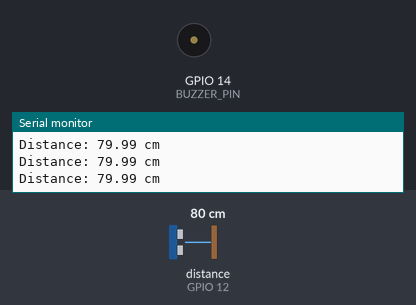
Recording of a sketch running on a simulated ESP32. Parts: buzzer (waves = sounding, pin HIGH), the last lines printed to the serial monitor. Wiring (inferred from the names in the program): ultrasonic range finder: trigger GPIO 13; echo GPIO 12. The inputs (shaded band) are chosen by the test bench; at power-on: distance to the obstacle (sensor on GPIO 12) 80 cm. The echo pulse lasts 58.3 µs per cm; WiFi joins after 1.5 s; servers stay silent unless stated; uploads are accepted with an empty reply; pins used as bus, display or sensor lines are not drawn.

Above: at 3.0 s.
3.1 s: distance to the obstacle (sensor on GPIO 12) set to 17 cm
4.6 s: distance to the obstacle (sensor on GPIO 12) set to 13 cm
At 5.8 s:
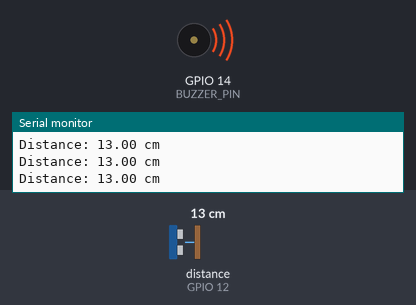
6.1 s: distance to the obstacle (sensor on GPIO 12) set to 18 cm
At 7.4 s:
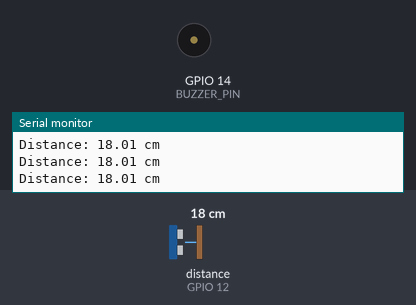
7.7 s: distance to the obstacle (sensor on GPIO 12) set to 2 cm
At 9.2 s:
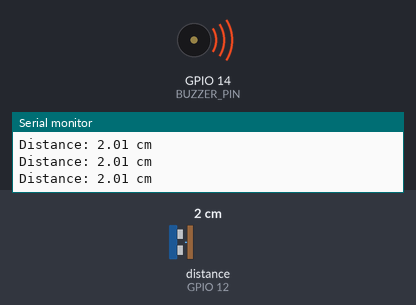
Timing chart, 0 to 10.3 s (numbered marks = the images above; inputs shaded):
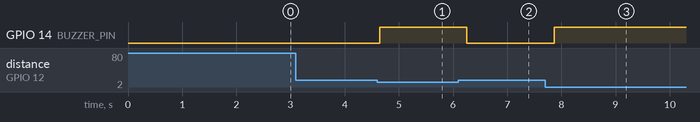

Measured:
- the behaviour switches between 15 and 14 cm on distance to the obstacle (sensor on GPIO 12) (found by bisection; images 0 and 1)
- after the input at 4.6 s, GPIO 14 (BUZZER_PIN): LOW → HIGH after 0.05 s
- after the input at 6.1 s, GPIO 14 (BUZZER_PIN): HIGH → LOW after 0.16 s
- after the input at 7.7 s, GPIO 14 (BUZZER_PIN): LOW → HIGH after 0.17 s

The sketch:

utrasonik-buzzer-database.ino
```cpp
#include <WiFi.h>
#include <HTTPClient.h>
#include <math.h>   // untuk fabsf

#define TRIG_PIN     13
#define ECHO_PIN     12   // WAJIB lewat divider 2k:1k atau level shifter
#define BUZZER_PIN   14

// WiFi
const char* ssid     = "PUSDATIN";
const char* password = "@Mahardika+";

// API Flask
const char* serverUrl = "http://192.168.100.174:5000/ultrasonic/insert";

// Fisika & aturan kirim
const float SPEED_OF_SOUND_CM_PER_US = 0.0343f / 2.0f;  // cm/us (pulang-pergi)
const float THRESHOLD_CM = 15.0f;

const float  DELTA_CM          = 1.0f;     // kirim bila berubah ≥ 1 cm
const unsigned long sendCooldownMs = 2000; // anti-spam (2 s)

// State kirim
unsigned long lastSentMs       = 0;
bool          lastAlarm        = false;
float         lastSentDistance = -1000.0f; // sentinel

float readDistanceCm() {
  digitalWrite(TRIG_PIN, LOW);
  delayMicroseconds(4);
  digitalWrite(TRIG_PIN, HIGH);
  delayMicroseconds(10);
  digitalWrite(TRIG_PIN, LOW);

  unsigned long duration = pulseIn(ECHO_PIN, HIGH, 30000UL); // timeout 30ms (~5m)
  if (duration == 0) return -1.0f; // no echo / out of range
  return duration * SPEED_OF_SOUND_CM_PER_US;
}

void setup() {
  Serial.begin(115200);
  pinMode(TRIG_PIN, OUTPUT);
  pinMode(ECHO_PIN, INPUT);
  pinMode(BUZZER_PIN, OUTPUT);
  digitalWrite(BUZZER_PIN, LOW);

  WiFi.begin(ssid, password);
  Serial.print("WiFi connecting");
  while (WiFi.status() != WL_CONNECTED) {
    delay(600);
    Serial.print(".");
  }
  Serial.println("\nWiFi connected.");
}

void loop() {
  float d = readDistanceCm();

  if (d < 0) {
    Serial.println("No echo / out of range");
    digitalWrite(BUZZER_PIN, LOW);
    delay(200);
    return;
  }

  Serial.printf("Distance: %.2f cm\n", d);
  bool alarm = (d <= THRESHOLD_CM);

  // indikator buzzer
  digitalWrite(BUZZER_PIN, alarm ? HIGH : LOW);

  // logika Opsi B: kirim jika alarm berubah ATAU (jarak berubah signifikan & cooldown lewat)
  unsigned long now = millis();
  bool cooldownOver  = (now - lastSentMs) >= sendCooldownMs;
  bool firstSend     = (lastSentDistance < -999.0f);
  bool changedEnough = firstSend || (fabsf(d - lastSentDistance) >= DELTA_CM);

  if ((alarm != lastAlarm) || (changedEnough && cooldownOver)) {
    if (WiFi.status() == WL_CONNECTED) {
      HTTPClient http;
      http.begin(serverUrl);
      http.setTimeout(3000); // ms
      http.addHeader("Content-Type", "application/json");

      String payload = String("{\"distance_cm\":") + String(d, 2) +
                       ",\"threshold_cm\":" + String(THRESHOLD_CM, 1) +
                       ",\"triggered\":" + (alarm ? "true" : "false") +
                       ",\"device_id\":\"esp32-001\"}";

      int code = http.POST(payload);
      Serial.printf("POST %d\n", code);
      http.end();

      lastSentMs       = now;
      lastSentDistance = d;
      lastAlarm        = alarm;
    } else {
      Serial.println("WiFi lost");
    }
  }

  delay(200); // ~5 Hz
}
```
